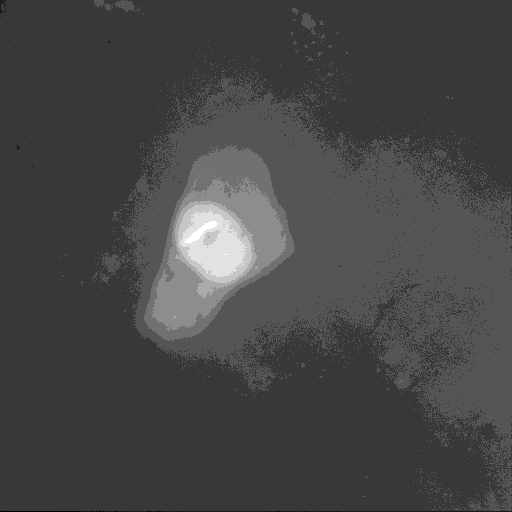
#> input picture Images after laser cutting for AI project/1 DNA repair/U2OS_53KO_5979GFP_FOV3/09_06_22_14h08m_08s_ms024__E02U2OS_53KO_5979GFP.tif, 512 x 512 px, found by its file name; its folder holds only this picture in this run
$ python main.py   (older library calls are emulated)
#> lines starting #> are read from the running program, lines starting #| are printed output that depends on the picture; after the words box and inside, x2 and y2 are one past the last pixel; in counts of white or black regions, pixels touching at a corner belong together; long printed decimals are rounded
import datetime
import os
import cv2
import math
import numpy as np
import matplotlib.pyplot as plt

#background_x1, background_y1, background_x2, background_y2 = 310, 139, 426, 269
# Define the length of the line
line_length = 45
#line_length = 30

# Specify the directory containing the files
directory = 'Images after laser cutting for AI project\\1 DNA repair\\U2OS_53KO_5979GFP_FOV3'
#directory = 'Images after laser cutting for AI project\\1 DNA repair\\U2OS_WT_5979GFP_FOV2'
#directory = 'Images after laser cutting for AI project\\1 DNA repair\\U2OS_WT_5979GFP_FOV3'
#directory = 'Images after laser cutting for AI project\\1 DNA repair\\09182021\\09182021 SETX KO 1A5'
#directory = 'Images after laser cutting for AI project\\1 DNA repair\\04112011 images'

# The code reads a set of TIFF image files from a specified directory and stores them in an array.
# It also stores the maximum pixel brightness value and its location in each image file model.
# It then goes through each image file and rotates a line of specified length around the maximum pixel brightness location
# to a specified degree increment (1 degree a time to rotate).
# The code calculates the average brightness of each line and finds the angle of rotation where the line has the maximum average brightness.
# Finally, it plots a chart of x axis of time span in seconds and y axis of the average brightness of the cut line
def main():
    # Get a list of all files in the directory with a ".tif" extension
    file_list = [f for f in os.listdir(directory) if f.endswith('.tif')]

    # Sort the file list alphabetically
    file_list.sort()

    imageFiles = []

    # Create an array of time differences in seconds for Y axis
    time_diffs = []

    max_brightness_file_index = find_max_brightness_file(file_list, imageFiles, time_diffs)
#> in find_max_brightness_file, img is the input picture: shape (512, 512) uint16; min 1989, max 4340, mean 2561.2
#> in find_max_brightness_file, `max_value_index = np.argmax(img)`: max_value_index = 120516
#> in find_max_brightness_file, `imageFile.max_brightness = img.flat[max_value_index]`: imageFile.max_brightness = 4340
#> in find_max_brightness_file, `max_row, max_col = np.unravel_index(max_value_index, img.shape)`: max_row = 235; max_col = 196
#> in find_max_brightness_file, `imageFile.max_brightness_x, imageFile.max_brightness_y = max_col, max_..`: imageFile.max_brightness_y = 235

    populate_imagefiles_model(imageFiles)
#> in populate_imagefiles_model, `x, y = imageFile.max_brightness_x, imageFile.max_brightness_y`: x = 196; y = 235
#> the loop in populate_imagefiles_model, `for angle_degrees in range(360):` made 360 passes
#> (x1, y1, x2, y2, avg_brightness, max_avg_brightness) on passes 1, 29, 34, 38, 42, 46, 50, 53, 56, 59, 62, 65: (173, 235, 218, 235, 3839.6, 3839.6), (176, 224, 215, 245, 3846.3, 3846.3), (177, 222, 214, 247, 3856.7, 3856.7), (178, 221, 213, 248, 3865.4, 3865.4), (179, 220, 212, 249, 3875.3, 3875.3), (180, 219, 211, 250, 3883.4, 3883.4), (181, 218, 210, 251, 3893.5, 3893.5), (182, 217, 209, 252, 3900.8, 3900.8), (183, 216, 208, 253, 3911.6, 3911.6), (184, 215, 207, 254, 3917.6, 3917.6), (185, 215, 206, 254, 3925.8, 3925.8), (186, 214, 205, 255, 3934.3, 3934.3)
#> (x1, y1, x2, y2, avg_brightness) on passes 2 to 7: (173, 234, 218, 235, 3830.7), (173, 234, 218, 235, 3830.7), (173, 233, 218, 236, 3831), (173, 233, 218, 236, 3831), (173, 233, 218, 236, 3831), (173, 232, 218, 237, 3826.6)
#| avg_brightnessis is 3839.628, angle is 0
#| avg_brightnessis is 3830.715, angle is 1
#| avg_brightnessis is 3830.715, angle is 2
#| avg_brightnessis is 3831.041, angle is 3
#| avg_brightnessis is 3831.041, angle is 4
#| avg_brightnessis is 3831.041, angle is 5
#| avg_brightnessis is 3826.599, angle is 6
#| avg_brightnessis is 3826.599, angle is 7
#> (further printed lines are left out)
#> after the loop in populate_imagefiles_model, `for angle_degrees in range(360):`:
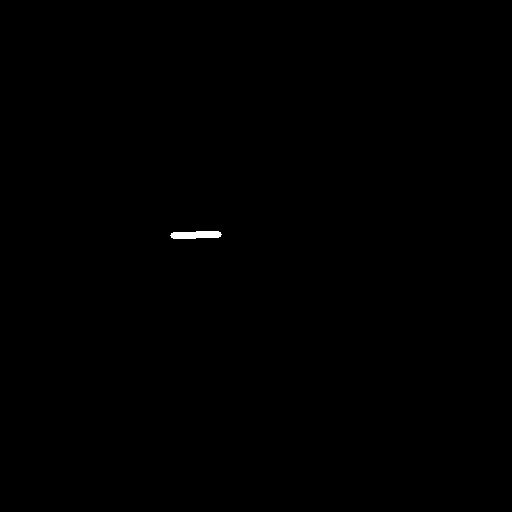
#> line_mask: shape (512, 512) uint16; values 0 (black) and 65535 (white), 0.13% white; 1 white region, box (x1, y1, x2, y2) and area: (170, 231, 222, 239) 344
#> after the loop in populate_imagefiles_model, `for angle_degrees in range(360):`: angle_of_max_brightness = 142; max_avg_brightness = 4066.8
#> in populate_imagefiles_model, `imageFile.angle_of_max_brightness = angle_of_max_brightness`: imageFile.angle_of_max_brightness = 142

    reset_cut_line_for_all_files(imageFiles, max_brightness_file_index)

    #press any key to show next normailized image with the cut line
    draw_line_and_show(imageFiles)

    plot_chart(imageFiles, time_diffs)


def plot_chart(imageFiles, time_diffs):
    x = time_diffs

    y = [
        imageFile__.max_avg_brightness - imageFile__.backgroudPointbrightness
        for imageFile__ in imageFiles
    ]
    # Create the plot
    plt.plot(x, y)

    # Add labels and title
    plt.xlabel('X-axis: seconds')
    plt.ylabel('Y-axis: mean(brightness)')
    plt.title('My plot')

    # Display the plot
    plt.show()

def draw_line_and_show(imageFiles):
    for imageFile in imageFiles:
        img = cv2.imread(imageFile.filePath, cv2.IMREAD_UNCHANGED)

        #img = cv2.imread('09_06_22_14h09m_10s_ms024__E03U2OS_53KO_5979GFP.tif', cv2.IMREAD_UNCHANGED)
        # Normalize pixel values to 0-255 range
        normalized = cv2.normalize(img, None, 0, 255, cv2.NORM_MINMAX, cv2.CV_8U)
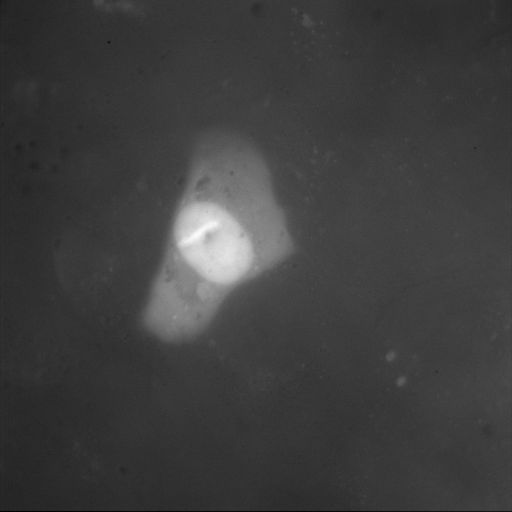
#> normalized: shape (512, 512); min 0, max 255, mean 62.1

        theta = math.radians(imageFile.angle_of_max_brightness)
#> theta = 2.48
        x1 = int(imageFile.max_brightness_x - line_length / 2 * math.cos(theta))
#> x1 = 213
        y1 = int(imageFile.max_brightness_y - line_length / 2 * math.sin(theta))
#> y1 = 221
        x2 = int(imageFile.max_brightness_x + line_length / 2 * math.cos(theta))
#> x2 = 178
        y2 = int(imageFile.max_brightness_y + line_length / 2 * math.sin(theta))
#> y2 = 248
        line = cv2.line(normalized, (x1, y1), (x2, y2), 0,1)

        # Show the image with the rectangle
        cv2.imshow('Brightest Pixel', normalized)
        cv2.waitKey(0)

def reset_cut_line_for_all_files(imageFiles, max_brightness_file_index):
    for file_index in range(len(imageFiles)):
        if (max_brightness_file_index != file_index):
            img = cv2.imread(imageFiles[file_index].filePath, cv2.IMREAD_UNCHANGED)

            #normalized = cv2.normalize(img, None, 0, 65535, cv2.NORM_MINMAX, cv2.CV_16U)
            normalized = img
            # Define the center point of the line
            x = imageFiles[max_brightness_file_index].max_brightness_x
            y = imageFiles[max_brightness_file_index].max_brightness_y

            # Define the angle of rotation in degrees
            angle_radians = math.radians(imageFiles[max_brightness_file_index].angle_of_max_brightness)

            # Calculate the end points of the line
            x1 = int(imageFiles[max_brightness_file_index].max_brightness_x - (line_length / 2) * math.cos(angle_radians))
            y1 = int(imageFiles[max_brightness_file_index].max_brightness_y - (line_length / 2) * math.sin(angle_radians))
            x2 = int(imageFiles[max_brightness_file_index].max_brightness_x + (line_length / 2) * math.cos(angle_radians))
            y2 = int(imageFiles[max_brightness_file_index].max_brightness_y + (line_length / 2) * math.sin(angle_radians))

            line_mask = np.zeros_like(normalized)
            cv2.line(line_mask, (x1, y1), (x2, y2), (65535, 65535, 65535), 6)
            line_pixels = normalized[line_mask == 65535]

            # Compute the average brightness of the line
            avg_brightness = np.mean(line_pixels)
            imageFiles[file_index].max_avg_brightness = avg_brightness
            imageFiles[file_index].angle_of_max_brightness = imageFiles[max_brightness_file_index].angle_of_max_brightness
            imageFiles[file_index].max_brightness_x = imageFiles[max_brightness_file_index].max_brightness_x
            imageFiles[file_index].max_brightness_y = imageFiles[max_brightness_file_index].max_brightness_y

def populate_imagefiles_model(imageFiles):
    for imageFile in imageFiles:
        file_path = imageFile.filePath
        img = cv2.imread(file_path, cv2.IMREAD_UNCHANGED)

        # Define the center point of the line
        x, y = imageFile.max_brightness_x, imageFile.max_brightness_y

        # Define the angle of rotation in degrees
        max_avg_brightness = 0
        angle_of_max_brightness = 0

        for angle_degrees in range(360):
            # Convert the angle to radians
                angle_radians = math.radians(angle_degrees)

                # Calculate the end points of the line
                x1 = int(x - (line_length / 2) * math.cos(angle_radians))
                y1 = int(y - (line_length / 2) * math.sin(angle_radians))
                x2 = int(x + (line_length / 2) * math.cos(angle_radians))
                y2 = int(y + (line_length / 2) * math.sin(angle_radians))

                line_mask = np.zeros_like(img)
                cv2.line(line_mask, (x1, y1), (x2, y2), (65535, 65535, 65535), 6)
                line_pixels = img[line_mask == 65535]

                # Compute the average brightness of the line
                avg_brightness = np.mean(line_pixels)

                print(f'avg_brightnessis is {avg_brightness}, angle is {angle_degrees}')
                if avg_brightness > max_avg_brightness:
                    max_avg_brightness = avg_brightness
                    angle_of_max_brightness = angle_degrees

        imageFile.max_avg_brightness = max_avg_brightness
        imageFile.angle_of_max_brightness = angle_of_max_brightness

        # # Extract the pixel values of the rectangular region
        # region = img[background_y1:background_y2, background_x1:background_x2]

        # # Compute the mean brightness of the pixels in the region
        #imageFile.backgroudPointbrightness = np.mean(region)
        imageFile.backgroudPointbrightness = 0

def find_max_brightness_file(file_list, imageFiles, time_diffs):
    max_brightness = 0
    max_brightness_file_index = 0

    for i, file_name in enumerate(file_list):
        file_path = os.path.join(directory, file_name)
        imageFile = ImageFile(file_name, file_path)
        imageFiles.append(imageFile)
        img = cv2.imread(file_path, cv2.IMREAD_UNCHANGED)

        # Find the pixel with the maximum value in the image
        max_value_index = np.argmax(img)
        imageFile.max_brightness = img.flat[max_value_index]

        if i > 0 and imageFile.max_brightness > max_brightness:
            max_brightness = imageFile.max_brightness
            max_brightness_file_index = i

        # Convert the flattened index back to row and column coordinates
        max_row, max_col = np.unravel_index(max_value_index, img.shape)
        imageFile.max_brightness_x, imageFile.max_brightness_y = max_col, max_row

        # Convert file name to datetime object
        year = int(file_name[6:8])
        month = int(file_name[:2])
        day = int(file_name[3:5])
        hour = int(file_name[9:11])
        minute = int(file_name[12:14])
        second = int(file_name[16:18])
        my_datetime = datetime.datetime(year, month, day, hour, minute, second)

        if i == 0:
            # Set the reference time to the time of the first file
            ref_time = my_datetime
            time_diffs.append(0.0)
        else:
            # Calculate the time difference in seconds between the current file and the reference time
            current_time = my_datetime
            time_diff = (current_time - ref_time).total_seconds()
            time_diffs.append(time_diff)

    return max_brightness_file_index

class ImageFile:
    def __init__(self, fileName, filePath):
        self.fileName = fileName
        self.filePath = filePath
        self.max_brightness = None
        self.max_brightness_x = None
        self.max_brightness_y = None

main()
#> in plot_chart, `y = [ imageFile__.max_avg_brightness - imageFile__.backgroudPointbrigh..`: y = [4066.8]
#> in plot_chart, `plt.show()`:
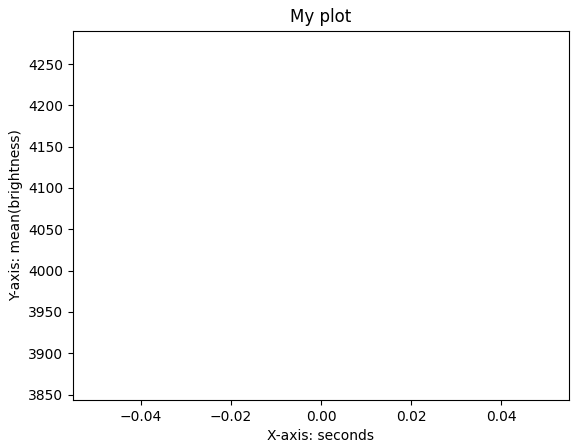
#> figure drawn by matplotlib, 1 panel

$ run again, on Images after laser cutting for AI project/1 DNA repair/U2OS_53KO_5979GFP_FOV3/09_06_22_14h13m_18s_ms019__E07U2OS_53KO_5979GFP.tif
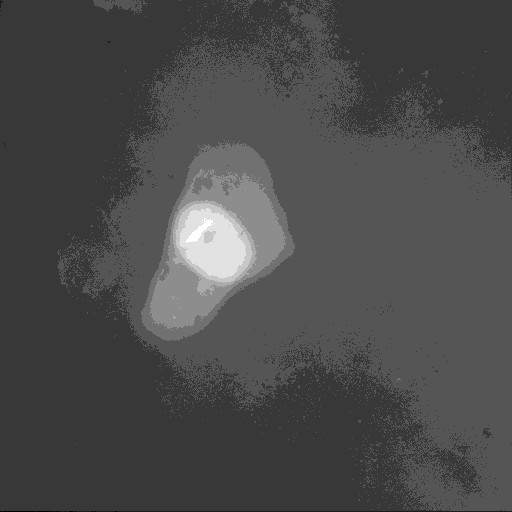
#> input picture Images after laser cutting for AI project/1 DNA repair/U2OS_53KO_5979GFP_FOV3/09_06_22_14h13m_18s_ms019__E07U2OS_53KO_5979GFP.tif, 512 x 512 px, found by its file name
#> in find_max_brightness_file, img is the input picture: shape (512, 512) uint16; min 2001, max 4228, mean 2595.1
#> max_value_index = 119493
#> imageFile.max_brightness = 4228
#> max_row = 233; max_col = 197
#> imageFile.max_brightness_y = 233
#> in populate_imagefiles_model, `x, y = imageFile.max_brightness_x, imageFile.max_brightness_y`: x = 197; y = 233
#> the loop in populate_imagefiles_model, `for angle_degrees in range(360):` made 360 passes
#> (x1, y1, x2, y2, avg_brightness, max_avg_brightness) on passes 1, 34, 37, 38, 40, 42, 46, 50: (174, 233, 219, 233, 3896.1, 3896.1), (178, 220, 215, 245, 3897.6, 3897.6), (178, 219, 215, 246, 3898.1, 3898.1), (179, 219, 214, 246, 3906, 3906), (179, 218, 214, 247, 3907.2, 3907.2), (180, 218, 213, 247, 3914.7, 3914.7), (181, 217, 212, 248, 3921.7, 3921.7), (182, 216, 211, 249, 3928.4, 3928.4)
#> (printed output is left out)
#> after the loop in populate_imagefiles_model, `for angle_degrees in range(360):`: angle_of_max_brightness = 139; max_avg_brightness = 4074.5
#> imageFile.angle_of_max_brightness = 139
#> theta = 2.43
#> in draw_line_and_show, `x1 = int(imageFile.max_brightness_x - line_length / 2 * math.cos(theta))`: x1 = 213
#> in draw_line_and_show, `y1 = int(imageFile.max_brightness_y - line_length / 2 * math.sin(theta))`: y1 = 218
#> in draw_line_and_show, `x2 = int(imageFile.max_brightness_x + line_length / 2 * math.cos(theta))`: x2 = 180
#> in draw_line_and_show, `y2 = int(imageFile.max_brightness_y + line_length / 2 * math.sin(theta))`: y2 = 247
#> in plot_chart, `y = [ imageFile__.max_avg_brightness - imageFile__.backgroudPointbrigh..`: y = [4074.5]
#> in plot_chart, `plt.show()`:
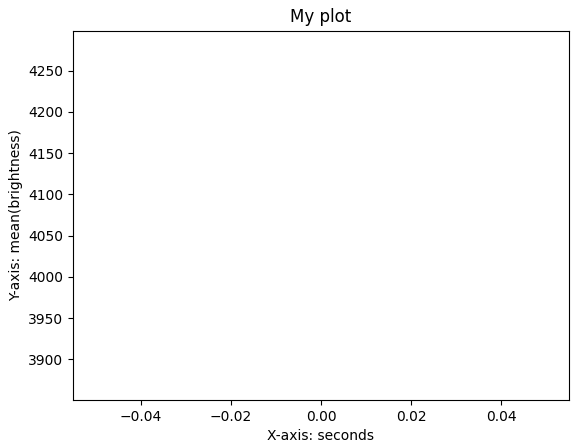
#> figure drawn by matplotlib, 1 panel
